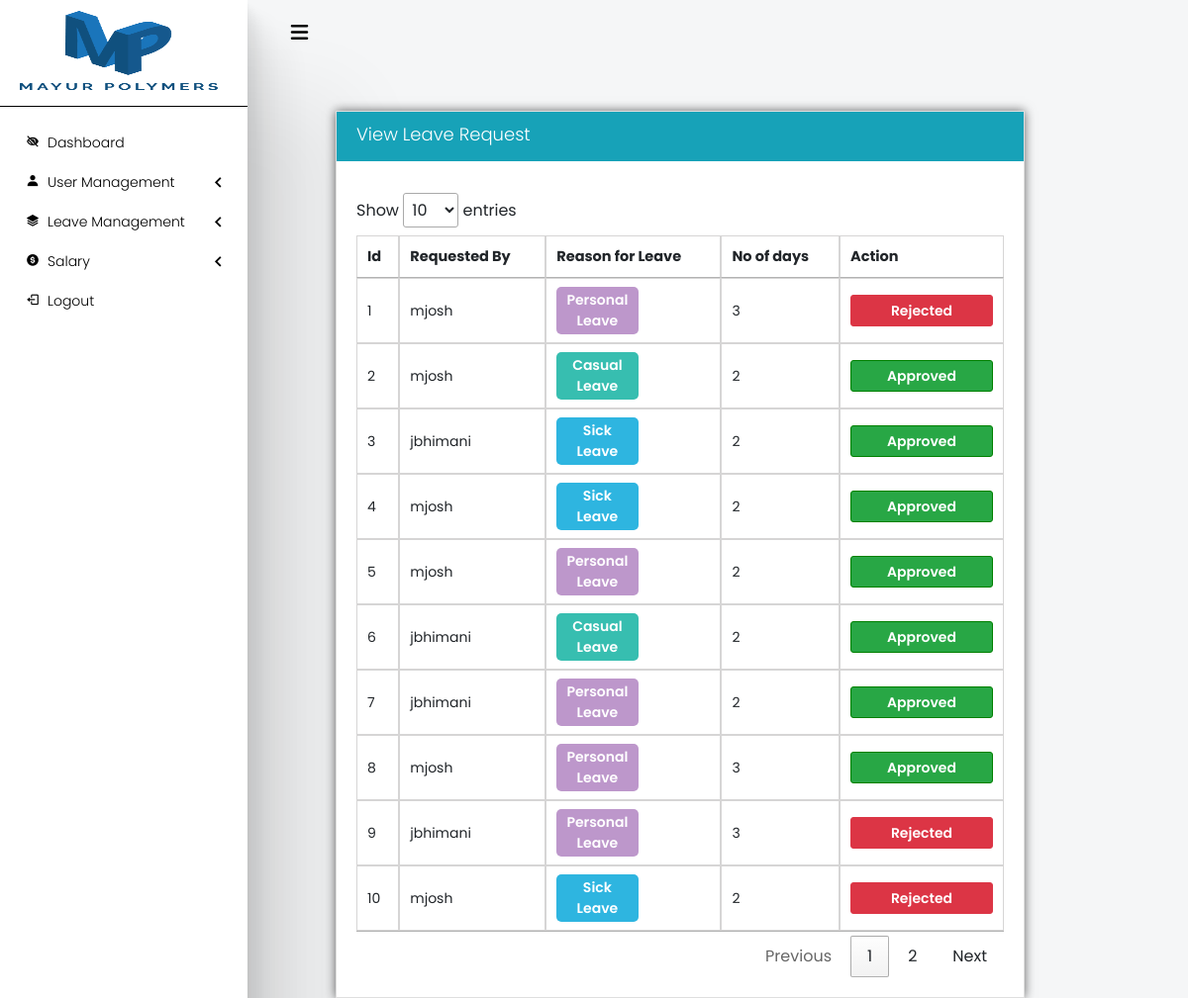
Page /core/viewleaverequest_admin.php (signed in) on the committed database.
### tables this page shows
CREATE TABLE `requestforleave` (
  `id` int(11) NOT NULL,
  `leave_id` int(10) NOT NULL,
  `emp_id` int(11) NOT NULL,
  `from_date` date NOT NULL,
  `to_date` date NOT NULL,
  `days` int(11) NOT NULL,
  `message` varchar(255) NOT NULL
);

CREATE TABLE `userprofile` (
  `uid` int(11) NOT NULL,
  `profile_img` text NOT NULL,
  `username` varchar(15) NOT NULL,
  `firstname` varchar(15) NOT NULL,
  `m_name` varchar(15) NOT NULL,
  `dateofbirth` date NOT NULL,
  `join_date` date NOT NULL,
  `status` varchar(10) NOT NULL,
  `lastname` varchar(15) NOT NULL,
  `age` varchar(11) NOT NULL,
  `curaddress` text NOT NULL,
  `peraddress` text NOT NULL,
  `city` varchar(20) NOT NULL,
  `pincode` varchar(11) NOT NULL,
  `contact` varchar(11) NOT NULL,
  `state` varchar(20) NOT NULL,
  `designation` varchar(20) NOT NULL,
  `emergency_no` varchar(11) NOT NULL
);

### core/viewleaverequest_admin.php (the view, shortened to what this page needs)
<?php
    include_once('connect.php');
?>
<!DOCTYPE html>
<html lang="en" dir="ltr">
<head>
    <?php include '../core/header.php';?>
    <link rel="stylesheet" href="https://cdn.datatables.net/1.12.0/css/jquery.dataTables.min.css">
    <link rel="stylesheet" href="../assets/css/viewleaverequest.css">
</head>
<body>
    <div class="container-fluid">
        <div class="row">
            <?php include '../core/admin_sidenav.php';?>
            <div class="col-9">
                <div class="card">
                    <div class="card-title">
                        <h5>View Leave Request</h5>
                    </div>
                    <div class="card-body">
                        <table id="table" style="width:100%">
                            <thead>
                                <tr>
                                    <th>Id</th>
                                    <th style=>Requested By</th>
                                    <th>Reason for Leave</th>
                                    <th>No of days</th>
                                    <th class="ac">Action</th>
                                </tr>
                            </thead>
                            <tbody>
                            <?php
                                $cnt=1;
                                $join = "select * from requestforleave left join requeststatus on requestforleave.id = requeststatus.approved_id or requestforleave.id = requeststatus.rejected_id";
                                $joinresult = mysqli_query($con,$join) or die(mysqli_error($con));
                                while($info = mysqli_fetch_assoc($joinresult)){
                                    if ($info['approved_id']==$info['id']){
                                        $d = 1;
                                    }
                                    elseif ($info['rejected_id']==$info['id']){
                                        $d = 0;
                                    }
                                    else{
                                        $d = -1;
                                    }
                                    $query1 = "select username from userprofile where uid =" .$info['emp_id'];
                                    $result1 = mysqli_query($con,$query1) or die(mysqli_error($con));
                                    $b = mysqli_fetch_assoc($result1);
                            ?>
                                <tr>
                                    <td><?php echo $cnt; ?></td>
                                    <td><?php echo $b['username']; ?></td>
                                    <td><?php if($info['leave_id']==1) echo "<p class = 'pl'> Personal Leave</p>";
                                              elseif($info['leave_id']==2) echo "<p class='cl'>Casual Leave</p>";
                                              else echo "<p class = 'sl'> Sick Leave</p>"; ?></td>
                                    <td><?php echo $info['days']; ?></td>
                                    <td>
                                    <?php
                                            if($d==1){
                                        ?>
                                        <button class="approve-btn" disabled>Approved</button>
                                        <?php
                                            }
                                            elseif ($d==0) {
                                        ?>
                                        <button class="reject-btn" disabled>Rejected</button>
                                        <?php
                                            }
                                            else{
                                        ?>
                                        <button onclick="document.getElementById('myModal<?php echo $cnt ?>').style.display='block'" id="view">View</button>
                                        <?php
                                            }
                                        ?>
                                    </td>
                                </tr>
                                <?php
                                $cnt=$cnt+1;
                                }
                                ?>
                            </tbody>
                        </table>
                    </div>
                </div>
            </div>
        </div>
    </div>
</body>
</html>

### core/header.php (shortened to what this page needs)
<link href='https://unpkg.com/boxicons@2.1.2/css/boxicons.min.css' rel='stylesheet'>
<link rel="stylesheet" href="https://cdnjs.cloudflare.com/ajax/libs/font-awesome/5.15.3/css/all.min.css">
<link rel="stylesheet" href="https://cdn.jsdelivr.net/npm/bootstrap@4.6.1/dist/css/bootstrap.min.css">
<link rel="stylesheet" href="https://cdnjs.cloudflare.com/ajax/libs/font-awesome/6.1.1/css/all.min.css">
<link rel="stylesheet" href="../assets/css/sidenav.css">
<link rel="stylesheet" href="../assets/css/footer.css">

### core/admin_sidenav.php (shortened to what this page needs)
<div class="col-3">
    <div class="bt">
        <span class="fas fa-bars"></span>
    </div>
    <nav class="sidebar">
        <img src="../assets/images/logo.jpeg" alt="">
        <hr>
        <ul class="list">
            <li>
                <a href="../core/list_employee.php" class="user-btn"><i class='bx bxs-low-vision'></i>Dashboard</a>
            </li>
            <li>
                <a href="#" class="user-btn"><i class='bx bxs-user' ></i>User Management
                            <span class="bx bx-chevron-left zero"></span>
                </a>
            </li>
            <li>
                <a href="#" class="leave-btn"><i class='bx bxs-layer' ></i>Leave Management
                       <span class="bx bx-chevron-left first"></span>
                </a>
            </li>
            <li>
                <a href="#" class="sal-btn"><i class='bx bxs-dollar-circle' ></i>Salary
                        <span class="bx bx-chevron-left second"></span>
                </a>
            </li>
           <li>
           <a href="logout.php" ><i class='bx bx-log-out'></i>Logout</a>
            </li>
        </ul>
    </nav>
</div>

### assets/css/sidenav.css (style rules this page uses)
* { margin:0;padding:0;-webkit-user-select:none;-moz-user-select:none;-ms-user-select:none;user-select:none;-webkit-box-sizing:border-box;box-sizing:border-box;font-family:'Poppins', sans-serif }
.col-3 { padding-left:0 !important }
.bt { position:absolute;top:10px;left:280px;height:45px;width:45px;text-align:center;border-radius:3px;cursor:pointer }
.bt span { color:black;font-size:20px;line-height:45px }
.sidebar { position:fixed;width:250px;height:100%;background-color:#ffffff;-webkit-box-shadow:2.8px 2.8px 2.2px rgba(0,0,0,0.02),6.7px 6.7px 5.3px rgba(0,0,0,0.028),12.5px 12.5px 10px rgba(0,0,0,0.035),22.3px 22.3px 17.9px rgba(0,0,0,0.042),41.8px 41.8px 33.4px rgba(0,0,0,0.05),100px 100px 80px rgba(0,0,0,0.07);box-shadow:2.8px 2.8px 2.2px rgba(0,0,0,0.02),6.7px 6.7px 5.3px rgba(0,0,0,0.028),12.5px 12.5px 10px rgba(0,0,0,0.035),22.3px 22.3px 17.9px rgba(0,0,0,0.042),41.8px 41.8px 33.4px rgba(0,0,0,0.05),100px 100px 80px rgba(0,0,0,0.07);-webkit-transition:left 0.4s ease;transition:left 0.4s ease }
.sidebar img { width:200px;height:80px;margin-left:20px;margin-top:11px }
hr { border:1 !important;border-top:1px solid black !important }
nav ul li { line-height:40px;list-style:none }
nav ul li a { position:relative;color:black;text-decoration:none !important;font-size:14px;padding-left:25px;font-weight:300;display:block;width:100%;padding-left:1rem;left:10px }
nav ul li a .bx { margin-right:8px;text-decoration:none }
nav ul li a span { position:absolute;top:50%;right:20px;-webkit-transform:translateY(-50%);transform:translateY(-50%);font-size:22px;-webkit-transition:-webkit-transform 0.4s;transition:-webkit-transform 0.4s;transition:transform 0.4s;transition:transform 0.4s, -webkit-transform 0.4s }

### assets/css/viewleaverequest.css (style rules this page uses)
body { background-color:rgba(206,212,218,0.2) }
.card { margin-top:7rem;margin-left:1.5rem;height:auto;border-radius:0px;width:80%;box-shadow:0 0 10px rgba(0,0,0,0.6);-moz-box-shadow:0 0 10px rgba(0,0,0,0.6);-webkit-box-shadow:0 0 10px rgba(0,0,0,0.6);-o-box-shadow:0 0 10px rgba(0,0,0,0.6) }
.card-title { background-color:#17a2b8;color:white }
h5 { font-weight:378;font-size:18px;padding-top:0.75rem;padding-bottom:0.5rem;padding-left:1.25rem;padding-right:1.25rem }
.card-body { padding:1.25rem }
th { border:1px solid;border-color:#d6d5d5;padding:0.7rem;font-size:14.5px }
.ac { width:7rem }
td { border:1px solid;border-color:#d6d5d5;padding:0.75rem;font-size:14px }
button { border:1px solid #17a2b8;background-color:transparent;color:#17a2b8;border-radius:3px;-webkit-transition-duration:0.4s;transition-duration:0.4s;width:9rem;height:2rem;font-size:14px }
.approve-btn { background-color:#28a745;border:1px solid green;color:white;font-weight:550 }
.reject-btn { background-color:#dc3545;border:1px solid #dc3545;color:white;font-weight:550 }
.pl { background-color:#BD97CB;color:white;border-radius:5px;margin:auto 0;font-weight:550;width:53%;padding:3px 5px;text-align:center }
.cl { background-color:#37BEB0;color:white;border-radius:5px;margin:auto 0;font-weight:550;width:53%;padding:3px 5px;text-align:center }
.sl { background-color:#2EB5E0;color:white;border-radius:5px;margin:auto 0;font-weight:550;width:53%;padding:3px 5px;text-align:center }

### rows in the picture
requestforleave: userprofile.username "mjosh", leave_id "Personal Leave", days "3", shows "Rejected"
requestforleave: userprofile.username "mjosh", leave_id "Casual Leave", days "2", shows "Approved"
requestforleave: userprofile.username "jbhimani", leave_id "Sick Leave", days "2", shows "Approved"
requestforleave: userprofile.username "mjosh", leave_id "Sick Leave", days "2", shows "Approved"
requestforleave: userprofile.username "mjosh", leave_id "Personal Leave", days "2", shows "Approved"
requestforleave: userprofile.username "jbhimani", leave_id "Casual Leave", days "2", shows "Approved"
requestforleave: userprofile.username "jbhimani", leave_id "Personal Leave", days "2", shows "Approved"
requestforleave: userprofile.username "mjosh", leave_id "Personal Leave", days "3", shows "Approved"
requestforleave: userprofile.username "jbhimani", leave_id "Personal Leave", days "3", shows "Rejected"
requestforleave: userprofile.username "mjosh", leave_id "Sick Leave", days "2", shows "Rejected"
